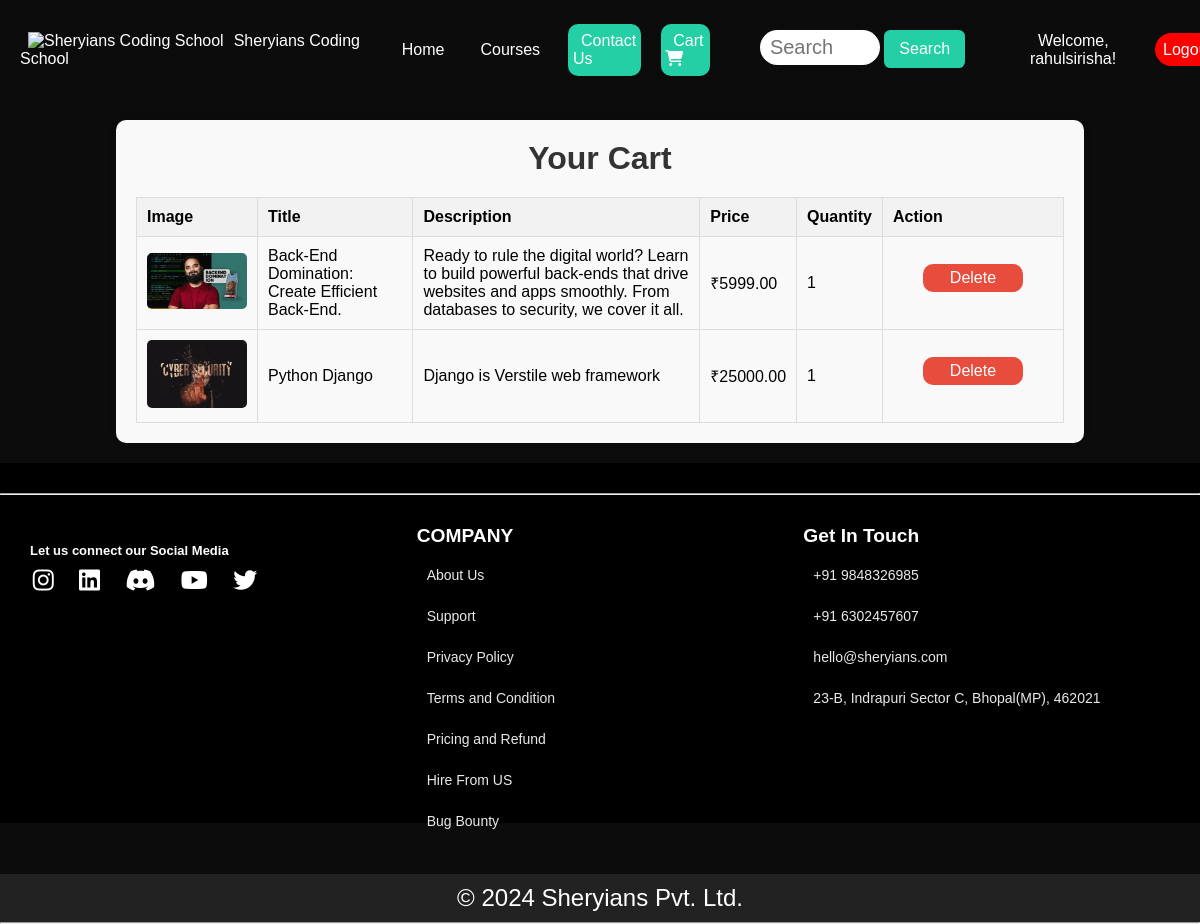
The page /courses/cart/ (signed in) on the database its author committed.
### courses/models.py (models this page shows, shortened)
class CartItem(models.Model):
    user=models.ForeignKey(User,on_delete=models.CASCADE)
    courses=models.ForeignKey(Course, on_delete=models.CASCADE)
    quantity=models.PositiveIntegerField(default=1)

class Course(models.Model):
    title = models.CharField(max_length=200)
    description = models.TextField()
    image = models.ImageField(upload_to='courses/')
    price = models.DecimalField(max_digits=10, decimal_places=2)
    categories = models.ManyToManyField(Category, related_name='courses')
    author_name = models.CharField(max_length=50)

### courses/views.py (the view)
# urls.py: path('cart/', cart, name='cart'),
@login_required
def cart(request):
    cart_items = CartItem.objects.filter(user=request.user)
    total_price = sum(item.courses.price * item.quantity for item in cart_items)
    return render(request, 'cart.html', {'cart_items': cart_items, 'total_price': total_price})

### template/cart.html (shortened to what this page needs)
{% extends 'base.html' %}
{% block content %}
<div class="cart-container">
    <h1>Your Cart</h1>
    {% if cart_items %}
        <table class="cart-table">
            <thead>
                <tr>
                    <th>Image</th>
                    <th>Title</th>
                    <th>Description</th>
                    <th>Price</th>
                    <th>Quantity</th>
                    <th>Action</th>
                </tr>
            </thead>
            <tbody>
                {% for item in cart_items %}
                    <tr class="cart-item">
                        <td><img src="{{ item.courses.image.url }}" alt="{{ item.courses.title }}"></td>
                        <td>{{ item.courses.title }}</td>
                        <td>{{ item.courses.description }}</td>
                        <td>₹{{ item.courses.price }}</td>
                        <td>{{ item.quantity }}</td>
                        <td>
                            <form action="{% url 'remove_from_cart' item.id %}" method="post">
                                <button type="submit">Delete</button>
                            </form>
                        </td>
                    </tr>
                {% endfor %}
            </tbody>
        </table>
    {% else %}
        <p>Your cart is empty.</p>
    {% endif %}
</div>
{% endblock %}

### template/base.html (shortened to what this page needs)
<!DOCTYPE html>
<html lang="en">
<head>
    {% load static %}
    <link rel="stylesheet" href="{% static 'css/style.css' %}">
    <link rel="stylesheet" href="https://cdnjs.cloudflare.com/ajax/libs/font-awesome/6.6.0/css/all.min.css" />
</head>
<body>
    <nav class="navbar">
        <div class="nav-container">
            <div>
                <a class="nav-link" href="{% url 'home' %}"><img class="logo" src="https://ik.imagekit.io/sheryians/Sheryians_logo_EzwgcppnD" alt="Sheryians Coding School">Sheryians Coding School</a>
            </div>
            <div class="nav-items">
                <ul class="nav-links search-nav">
                    <li class="nav-item"><a class="nav-link" href="{% url 'home' %}">Home</a></li>
                    <li class="nav-item"><a class="nav-link" href="{% url 'courses' %}">Courses</a></li>
                    <li class="nav-item contactus"><a class="nav-link" href="#contact">Contact Us</a></li>
                    <li class="nav-item cart-nav"><a class="nav-link" href="{% url 'cart' %}">Cart <i class="fa-solid fa-cart-shopping"></i></a></li>
                    <li class="nav-item search-form">
                        <form class="form-inline my-2 my-lg-0" role="search" action="{% url 'search' %}" method="get">
                            <div class="div-search">
                                <input class="form-control mr-sm-2" type="search" name="q" placeholder="Search" aria-label="Search">
                                <button class="btn btn-outline-success my-2 my-sm-0" type="submit">Search</button>
                            </div>
                        </form>
                    </li>
                    {% if user.is_authenticated %}
                    <li class="nav-item"><span class="nav-link">Welcome, {{ user.username }}!</span></li>
                    <li class="nav-item"><a class="nav-link logout" href="{% url 'logout' %}">Logout</a></li>
                {% else %}
                    <li class="nav-item"><a class="nav-link" href="{% url 'login' %}">Login</a></li>
                    <li class="nav-item"><a class="nav-link" href="{% url 'register' %}">Register</a></li>
                {% endif %}
                </ul>
            </div>
        </div>
    </nav>
    <main class="main-content">
        {% block content %}{% endblock %}
    </main>
    <footer class="footer" id="contact">
        <hr>
        <div class="footer-container">
            <div class="footer-column">
                <h5 class="footer-title connect">Let us connect our Social Media</h5>
                <p class="footer-icons">
                    <i class="fa-brands fa-instagram"></i>
                    <i class="fa-brands fa-linkedin"></i>
                    <i class="fa-brands fa-discord"></i>
                    <i class="fa-brands fa-youtube"></i>
                    <i class="fa-brands fa-twitter"></i>
                </p>
            </div>
            <div class="footer-column">
                <h5 class="footer-title">COMPANY</h5>
                <ul class="footer-list">
                    <li><a href="#!" class="footer-link">About Us</a></li>
                    <li><a href="#!" class="footer-link">Support</a></li>
                    <li><a href="#!" class="footer-link">Privacy Policy</a></li>
                    <li><a href="#!" class="footer-link">Terms and Condition</a></li>
                    <li><a href="#!" class="footer-link">Pricing and Refund</a></li>
                    <li><a href="#!" class="footer-link">Hire From US</a></li>
                    <li><a href="#!" class="footer-link">Bug Bounty</a></li>
                </ul>
            </div>
            <div class="footer-column">
                <h5 class="footer-title">Get In Touch</h5>
                <ul class="footer-list">
                    <li><a href="#!" class="footer-link">+91 9848326985</a></li>
                    <li><a href="#!" class="footer-link">+91 6302457607</a></li>
                    <li><a href="#!" class="footer-link">hello@sheryians.com</a></li>
                    <li><a href="#!" class="footer-link">23-B, Indrapuri Sector C, Bhopal(MP), 462021</a></li>
                </ul>
            </div>
        </div>
        <div class="footer-bottom">
            <p>© 2024 Sheryians Pvt. Ltd.</p>
        </div>
    </footer>
</body>
</html>

### static/css/style.css (style rules this page uses)
* { margin: 0px; padding: 0px; }
body { background-color: #0c0c0c; font-family: Arial, sans-serif; margin: 0; padding: 0; box-sizing: border-box; overflow-x: hidden; }
.navbar { width: 100%; background-color: transparent; position: sticky; top: 0; backdrop-filter: blur(5px); margin: 20px; }
.nav-container { display: flex; justify-content: space-between; align-items: center; }
.nav-items { width: 80%; }
.logo { width: 20px; margin-right: 10px; margin-bottom: -6px; }
.nav-links { list-style: none; display: flex; align-items: center; margin: 0; font-size: 16px; }
.nav-links li { margin-left: 20px; }
.nav-link { text-decoration: none; color: white; padding: 8px 8px; font-size: 16px; font-family: 'Neue Machina Light', sans-serif; }
.contactus { background-color: #24CFA6; border-radius: 10px; padding: 8px 5px; color: black; }
.logout { background-color: red; border-radius: 20px; }
.cart-nav { background-color: #24CFA6; border-radius: 10px; padding: 8px 4px; color: black; }
.form-control { width: 200px; height: 35px; }
.div-search { width: 220px; height: 50px; margin-top: -50px; }
.form-inline .form-control { width: 120px; }
.btn-outline-success { color: rgb(2, 2, 2); border-color: white; }
.main-content { padding: 20px 20px; }
.btn { padding: 10px 15px; width: fit-content; background-color: #24cfa6; color: var(--black); border-radius: 0.4em; border: none; outline: none; text-decoration: none; text-align: center; margin:30px 0px; }
.bottom aside h2,p { margin: 0px 60px; text-align: center; font-size: 24px; }
.footer { width: 100%; height: 300px; background-color: #000000; color: white; padding: 30px 0px; }
.footer-container { display: flex; justify-content: space-around; flex-wrap: wrap; padding: 20px; }
.footer-column { flex: 1; min-width: 200px; margin: 10px; }
.footer-title { font-size: 1.2em; margin-bottom: 10px; }
.connect { font-size: small; font-family: 'Neue Machina Light', sans-serif; }
.footer-icons { width: 250px; display: flex; justify-content: space-around; margin-left: -10px; }
.footer-list { list-style: none; padding: 0; }
.footer-link { text-decoration: none; color: #E9E9E9; display: block; font-size: 14px; padding: 10px; margin-bottom: 5px; }
.footer-bottom { text-align: center; background-color: #222; padding: 10px 10px; }
form { display: flex; flex-direction:column; color: white; font-family: 'Neue Machina Light', sans-serif; padding: 30px; }
form input, form button { margin-bottom: 10px; padding: 10px; font-size: 16px; border-radius: 20px; width: 300px; border: none; }
form input, form button::placeholder { font-size: 20px; color: #000000; }
.cart-container { width: 80%; margin: 0 auto; padding: 20px; background-color: #f9f9f9; border-radius: 10px; box-shadow: 0 0 10px rgba(0, 0, 0, 0.1); }
.cart-container h1 { text-align: center; font-size: 2em; margin-bottom: 20px; color: #333; }
.cart-table { width: 100%; border-collapse: collapse; }
.cart-table th, .cart-table td { border: 1px solid #ddd; padding: 10px; text-align: left; }
.cart-table th { background-color: #f2f2f2; }
.cart-table img { width: 100px; height: auto; border-radius: 5px; }
.cart-item td { vertical-align: middle; }
.cart-item form { display: inline; }
.cart-item button { width: 100px; background-color: #e74c3c; color: white; border: none; padding: 5px 10px; border-radius: 10px; cursor: pointer; }

### rows shown on the page
CartItem: courses.image (picture), courses "Back-End Domination: Create Efficient Back-End.", courses.description "Ready to rule the digital world? Learn to build powerful back-ends that drive websites and apps smoothly. From databases to security, we cover it all.", courses.price "5999.00", quantity "1"
CartItem: courses.image (picture), courses "Python Django", courses.description "Django is Verstile web framework", courses.price "25000.00", quantity "1"

### other values the page prints
{{ user.username }} "rahulsirisha"
